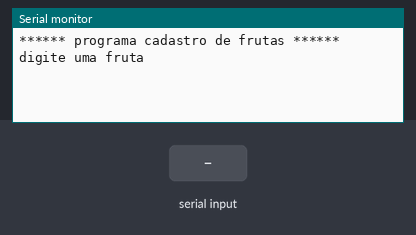
Simulated run of this sketch. Board: Arduino Uno, built with avr-gcc and run on an emulated ATmega328P. On the bench: the last lines printed to the serial monitor. Inputs (shaded band) come from the test bench.

Above: at 1.2 s.
1.3 s: "90,45\n" received over Serial
At 3.1 s:
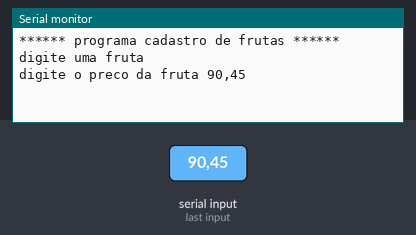
3.8 s: "30,150\n" received over Serial
At 6.3 s:
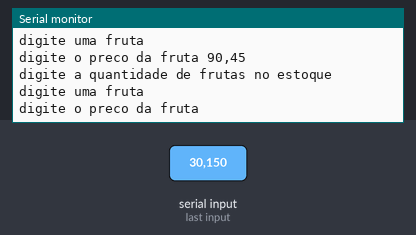

The sketch:

frutas1.ino
```cpp
// C++ code
//variaveis


String frutas[5];
float precoFrutas[5];
int estoqueFrutas[5];

void setup()
{
  Serial.begin(9600);
  Serial.println("****** programa cadastro de frutas ******"); //imprime um cabeçalho
  Serial.println();
}

void loop()
{
  for( int i = 0; i < 5; i++){
  Serial.println("digite uma fruta ");
  while(! Serial.available());
  frutas[i] = Serial.readString();


  Serial.println("digite o preco da fruta " + frutas[i]);
  while(! Serial.available());
  precoFrutas[i] = Serial.parseFloat();


  Serial.println("digite a quantidade de frutas no estoque " + estoqueFrutas[i]);
  while(! Serial.available());
  estoqueFrutas[i] = Serial.parseInt();

  }

  Serial.println("****** listagem das frutas ******");
  Serial.println();

  for( int i = 0; i < 5; i++){
  Serial.println("produto: " + frutas[i]);
  Serial.println("preco:R$" + String(precoFrutas[i]));\
  Serial.println("total de frutas no estoque " +String(estoqueFrutas[i]));
  Serial.println("---");
  }


  delay(3000);

}
```

Measured:
- after the input at 1.3 s, the serial monitor: prints a new line after 1.0 s (image 1)
- after the input at 3.8 s, the serial monitor: prints a new line at once (image 2)
